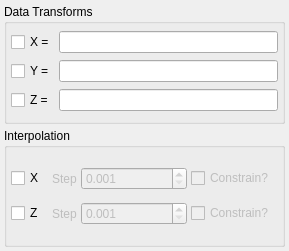
<?xml version="1.0" encoding="UTF-8"?>
<ui version="4.0">
 <class>TransformWindow</class>
 <widget class="QWidget" name="TransformWindow">
  <property name="geometry">
   <rect>
    <x>0</x>
    <y>0</y>
    <width>289</width>
    <height>251</height>
   </rect>
  </property>
  <property name="sizePolicy">
   <sizepolicy hsizetype="Minimum" vsizetype="Minimum">
    <horstretch>0</horstretch>
    <verstretch>0</verstretch>
   </sizepolicy>
  </property>
  <property name="windowTitle">
   <string>Transform</string>
  </property>
  <property name="windowIcon">
   <iconset resource="icons.qrc">
    <normaloff>:/uchroma/icons/windows_transform.svg</normaloff>:/uchroma/icons/windows_transform.svg</iconset>
  </property>
  <layout class="QVBoxLayout" name="verticalLayout">
   <property name="spacing">
    <number>4</number>
   </property>
   <property name="margin">
    <number>4</number>
   </property>
   <item>
    <widget class="QGroupBox" name="TransformGroup">
     <property name="title">
      <string>Data Transforms</string>
     </property>
     <layout class="QHBoxLayout" name="horizontalLayout_3">
      <property name="spacing">
       <number>4</number>
      </property>
      <property name="margin">
       <number>4</number>
      </property>
      <item>
       <layout class="QGridLayout" name="gridLayout">
        <property name="spacing">
         <number>4</number>
        </property>
        <item row="0" column="1">
         <widget class="QLineEdit" name="TransformXEquationEdit"/>
        </item>
        <item row="2" column="0">
         <widget class="QCheckBox" name="TransformZCheck">
          <property name="text">
           <string>Z =</string>
          </property>
         </widget>
        </item>
        <item row="2" column="1">
         <widget class="QLineEdit" name="TransformZEquationEdit"/>
        </item>
        <item row="1" column="1">
         <widget class="QLineEdit" name="TransformYEquationEdit"/>
        </item>
        <item row="0" column="0">
         <widget class="QCheckBox" name="TransformXCheck">
          <property name="text">
           <string>X =</string>
          </property>
         </widget>
        </item>
        <item row="1" column="0">
         <widget class="QCheckBox" name="TransformYCheck">
          <property name="text">
           <string>Y =</string>
          </property>
         </widget>
        </item>
       </layout>
      </item>
     </layout>
    </widget>
   </item>
   <item>
    <widget class="QGroupBox" name="InterpolationGroup">
     <property name="title">
      <string>Interpolation</string>
     </property>
     <layout class="QVBoxLayout" name="verticalLayout_25">
      <property name="spacing">
       <number>4</number>
      </property>
      <property name="margin">
       <number>4</number>
      </property>
      <item>
       <layout class="QGridLayout" name="gridLayout_13">
        <property name="spacing">
         <number>4</number>
        </property>
        <item row="0" column="0">
         <widget class="QCheckBox" name="TransformXInterpolateCheck">
          <property name="text">
           <string>X</string>
          </property>
         </widget>
        </item>
        <item row="0" column="1">
         <widget class="QWidget" name="TransformXInterpolateOptions" native="true">
          <property name="enabled">
           <bool>false</bool>
          </property>
          <layout class="QHBoxLayout" name="horizontalLayout_27">
           <property name="spacing">
            <number>4</number>
           </property>
           <property name="margin">
            <number>4</number>
           </property>
           <item>
            <widget class="QLabel" name="label_37">
             <property name="text">
              <string>Step</string>
             </property>
            </widget>
           </item>
           <item>
            <widget class="QDoubleSpinBox" name="TransformXInterpolateStepSpin">
             <property name="sizePolicy">
              <sizepolicy hsizetype="Expanding" vsizetype="Fixed">
               <horstretch>0</horstretch>
               <verstretch>0</verstretch>
              </sizepolicy>
             </property>
             <property name="decimals">
              <number>3</number>
             </property>
             <property name="minimum">
              <double>0.001000000000000</double>
             </property>
             <property name="singleStep">
              <double>0.010000000000000</double>
             </property>
             <property name="value">
              <double>0.001000000000000</double>
             </property>
            </widget>
           </item>
           <item>
            <widget class="QCheckBox" name="TransformXInterpolateConstrainCheck">
             <property name="toolTip">
              <string>If selected, a constrained spline fit will be performed, resulting in more correct reproduction of rapidly-varying data</string>
             </property>
             <property name="text">
              <string>Constrain?</string>
             </property>
            </widget>
           </item>
          </layout>
         </widget>
        </item>
        <item row="1" column="1">
         <widget class="QWidget" name="TransformZInterpolateOptions" native="true">
          <property name="enabled">
           <bool>false</bool>
          </property>
          <layout class="QHBoxLayout" name="horizontalLayout_29">
           <property name="spacing">
            <number>4</number>
           </property>
           <property name="margin">
            <number>4</number>
           </property>
           <item>
            <widget class="QLabel" name="label_39">
             <property name="text">
              <string>Step</string>
             </property>
            </widget>
           </item>
           <item>
            <widget class="QDoubleSpinBox" name="TransformZInterpolateStepSpin">
             <property name="sizePolicy">
              <sizepolicy hsizetype="Expanding" vsizetype="Fixed">
               <horstretch>0</horstretch>
               <verstretch>0</verstretch>
              </sizepolicy>
             </property>
             <property name="decimals">
              <number>3</number>
             </property>
             <property name="minimum">
              <double>0.001000000000000</double>
             </property>
             <property name="singleStep">
              <double>0.010000000000000</double>
             </property>
             <property name="value">
              <double>0.001000000000000</double>
             </property>
            </widget>
           </item>
           <item>
            <widget class="QCheckBox" name="TransformZInterpolateConstrainCheck">
             <property name="toolTip">
              <string>If selected, a constrained spline fit will be performed, resulting in more correct reproduction of rapidly-varying data</string>
             </property>
             <property name="text">
              <string>Constrain?</string>
             </property>
            </widget>
           </item>
          </layout>
         </widget>
        </item>
        <item row="1" column="0">
         <widget class="QCheckBox" name="TransformZInterpolateCheck">
          <property name="text">
           <string>Z</string>
          </property>
         </widget>
        </item>
       </layout>
      </item>
     </layout>
    </widget>
   </item>
  </layout>
 </widget>
 <resources>
  <include location="icons.qrc"/>
 </resources>
 <connections/>
</ui>
